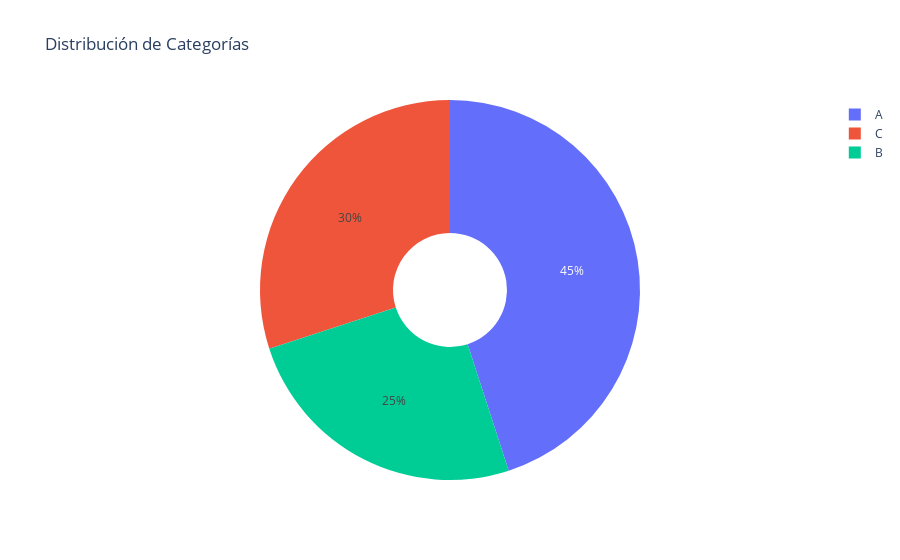

The notebook cell saved with this chart:
### Markdown cell above
## 3. Plotly: Visualización Interactiva
Plotly permite crear gráficos interactivos y personalizables. Es ideal para mostrar visualizaciones que los usuarios puedan explorar.

Documentación de Plotly
Página de la Documentación Oficial de Plotly
### Gráfico de Rosca (Donut Chart)
Similar a un gráfico de pastel, pero con el centro vacío para ahorrar espacio visual.

### Code cell
import plotly.express as px

# Datos de ejemplo
df_donut = pd.DataFrame({
    'Categoría': ['A', 'B', 'C'],
    'Valor': [45, 25, 30]
})

# Gráfico de rosca
fig = px.pie(df_donut, values='Valor', names='Categoría', hole=0.3, title='Distribución de Categorías')
fig.show()

### Figure 1 — Plotly figure (JSON) as saved in the notebook; plotly's stock layout.template omitted (floating-point values rounded to 4 significant figures)
{"data": [{"domain": {"x": [0, 1], "y": [0, 1]}, "hole": 0.3, "hovertemplate": "Categoría=%{label}<br>Valor=%{value}<extra></extra>", "labels": ["A", "B", "C"], "legendgroup": "", "name": "", "showlegend": true, "type": "pie", "values": [45, 25, 30]}], "layout": {"legend": {"tracegroupgap": 0}, "title": {"text": "Distribución de Categorías"}}}
